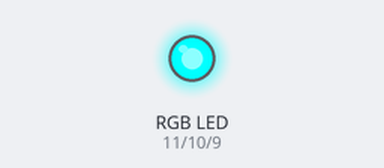
Simulated run of this sketch. Board: Arduino Uno, built with avr-gcc and run on an emulated ATmega328P. Parts: an RGB LED mixed from three pins (HIGH = lit).

Above: at 0.05 s.
At 1.5 s:
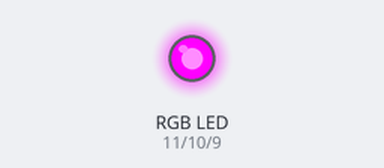
At 2.95 s:
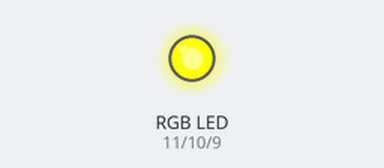
At 3.7 s:
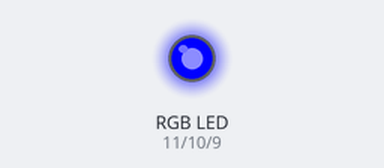
At 4.45 s:
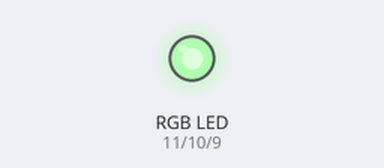
At 5.95 s:
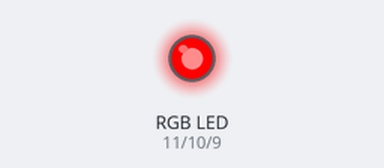
Timing chart, 0 to 7.8 s (numbered marks = the images above):
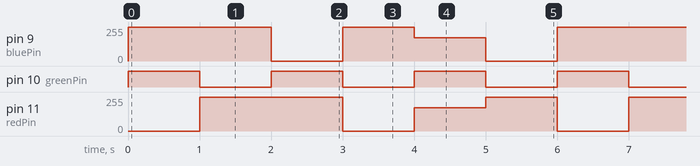

Measured:
- by itself, pin 9 (bluePin): repeats every 6.0 s: 0/255 1.0 s, 255/255 1.0 s, 175/255 1.0 s, 0/255 1.0 s, 255/255 2.0 s
- by itself, pin 10 (greenPin): alternates HIGH for 1.0 s and LOW for 1.0 s
- by itself, pin 11 (redPin): repeats every 6.0 s: 0/255 1.0 s, 175/255 1.0 s, 255/255 1.0 s, 0/255 1.0 s, 255/255 2.0 s

The sketch:

RGB_led.ino
```cpp
int redPin = 11;
int greenPin = 10;
int bluePin = 9;

//uncomment this line if using a Common Anode LED
#define COMMON_ANODE

void setup()
{
  pinMode(redPin, OUTPUT);
  pinMode(greenPin, OUTPUT);
  pinMode(bluePin, OUTPUT);
}

void loop()
{
  setColor(255, 0, 0);  // red
  delay(1000);
  setColor(0, 255, 0);  // green
  delay(1000);
  setColor(0, 0, 255);  // blue
  delay(1000);
  setColor(255, 255, 0);  // yellow
  delay(1000);
  setColor(80, 0, 80);  // purple
  delay(1000);
  setColor(0, 255, 255);  // aqua
  delay(1000);
}

void setColor(int red, int green, int blue)
{
  #ifdef COMMON_ANODE
    red = 255 - red;
    green = 255 - green;
    blue = 255 - blue;
  #endif
  analogWrite(redPin, red);
  analogWrite(greenPin, green);
  analogWrite(bluePin, blue);
}
```
